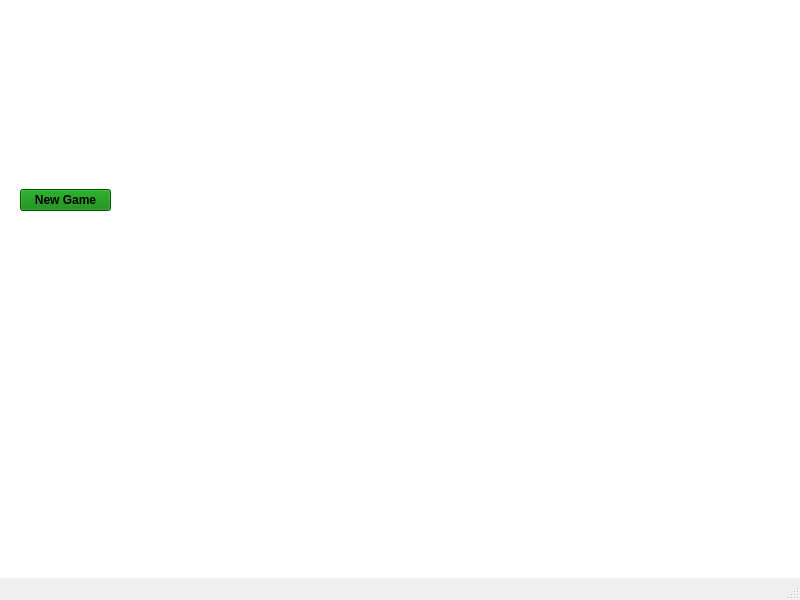
<?xml version="1.0" encoding="UTF-8"?>
<ui version="4.0">
 <class>Chess</class>
 <widget class="QMainWindow" name="Chess">
  <property name="geometry">
   <rect>
    <x>0</x>
    <y>0</y>
    <width>800</width>
    <height>600</height>
   </rect>
  </property>
  <property name="windowTitle">
   <string>Chess</string>
  </property>
  <widget class="QWidget" name="centralwidget">
   <property name="styleSheet">
    <string notr="true">background-color: rgb(255, 255, 255);</string>
   </property>
   <widget class="QWidget" name="verticalLayoutWidget">
    <property name="geometry">
     <rect>
      <x>20</x>
      <y>10</y>
      <width>91</width>
      <height>381</height>
     </rect>
    </property>
    <layout class="QVBoxLayout" name="leftLayout">
     <property name="sizeConstraint">
      <enum>QLayout::SetNoConstraint</enum>
     </property>
     <item>
      <widget class="QPushButton" name="newGame">
       <property name="sizePolicy">
        <sizepolicy hsizetype="Minimum" vsizetype="Fixed">
         <horstretch>0</horstretch>
         <verstretch>0</verstretch>
        </sizepolicy>
       </property>
       <property name="minimumSize">
        <size>
         <width>0</width>
         <height>0</height>
        </size>
       </property>
       <property name="font">
        <font>
         <weight>75</weight>
         <italic>false</italic>
         <bold>true</bold>
         <underline>false</underline>
         <kerning>true</kerning>
        </font>
       </property>
       <property name="styleSheet">
        <string notr="true">background-color:  green</string>
       </property>
       <property name="text">
        <string>New Game</string>
       </property>
       <property name="checkable">
        <bool>false</bool>
       </property>
       <property name="checked">
        <bool>false</bool>
       </property>
       <property name="flat">
        <bool>false</bool>
       </property>
      </widget>
     </item>
    </layout>
   </widget>
  </widget>
  <widget class="QMenuBar" name="menubar">
   <property name="geometry">
    <rect>
     <x>0</x>
     <y>0</y>
     <width>800</width>
     <height>22</height>
    </rect>
   </property>
  </widget>
  <widget class="QStatusBar" name="statusbar"/>
 </widget>
 <resources/>
 <connections/>
</ui>
